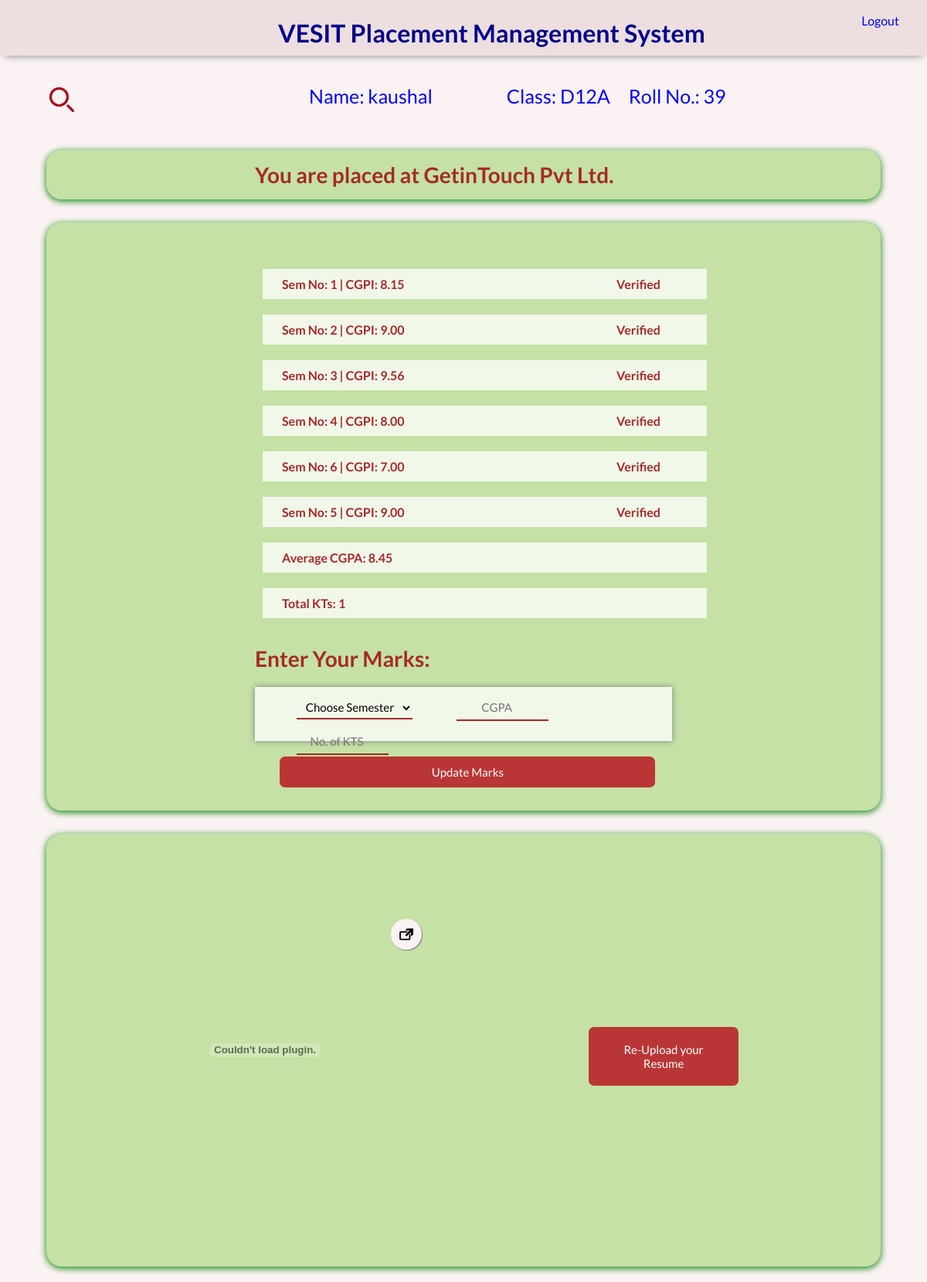
/home/ (signed in), run on the app's committed database.
### tables this page shows
CREATE TABLE `student` (
  `id` bigint(20) NOT NULL,
  `name` varchar(150) NOT NULL,
  `user_id` varchar(150) NOT NULL,
  `password` varchar(50) NOT NULL,
  `branch` varchar(50) NOT NULL,
  `class` varchar(10) NOT NULL,
  `roll_no` int(10) NOT NULL,
  `avgcgpa` decimal(10,2) NOT NULL DEFAULT '0.00',
  `totalkts` int(11) NOT NULL DEFAULT '0',
  `resume` varchar(1000) NOT NULL,
  `placedat` int(11) NOT NULL
);

CREATE TABLE `company` (
  `id` bigint(20) NOT NULL,
  `registrationId` text NOT NULL,
  `name` varchar(500) NOT NULL,
  `email` varchar(500) NOT NULL,
  `password` varchar(50) NOT NULL,
  `vacancy` int(11) NOT NULL,
  `isverified` int(11) NOT NULL DEFAULT '0',
  `limitcgpa` decimal(10,2) NOT NULL DEFAULT '6.50'
);

CREATE TABLE `student_details` (
  `id` bigint(20) NOT NULL,
  `studentId` bigint(20) NOT NULL,
  `semno` int(10) NOT NULL,
  `cgpa` decimal(10,2) NOT NULL DEFAULT '0.00',
  `kts` int(10) NOT NULL DEFAULT '0',
  `isverified` int(11) NOT NULL DEFAULT '0'
);

### home/index.php (the view, shortened to what this page needs)
<!DOCTYPE html>
<?php
global $connect;
$email = $_SESSION['email'];
$query = "SELECT * FROM student where user_id = '$email';";
$res = $connect->query($query);
$row = $res->fetch_array();
$id = $row['id'];
$name = $row['name'];
$class = $row['class'];
$roll_no = $row['roll_no'];
$resume = $row['resume'];
$placedat = $row['placedat'];
$query4 = "SELECT * FROM student_details WHERE studentId = '$id';";
$res4 = $connect->query($query4);
?>
<html lang="en">
<head>
    <link rel="stylesheet" href="home.css?<?php echo time();?>">
</head>
<body>
    <header>
        <h1 id="vpms">VESIT Placement Management System</h1>
        <a href="logout.php"><div id="logout">Logout</div></a>
    </header>
    <div class="student_info">
        <a href="search.php"><div id="searchicon" title="Search job according to your pointer!"></div></a>
        <div id="name">Name: <?php echo $name;?></div>
        <div id="class">Class: <?php echo $class;?></div>
        <div id="rollno">Roll No.: <?php echo $roll_no;?></div>
    </div>
    <?php if($placedat != 0){?>
    <div class="placedat">
        <?php $resmq = mysqli_query($connect, "SELECT * FROM company WHERE id='$placedat';");
        $rowmq = $resmq->fetch_array();?>
        <div id="placetitle">You are placed at <?php echo $rowmq['name'];?></div>
    </div>
    <?php }?>
    <div class="uploadmarks">
        <?php
            if($res4->num_rows != 0){
                ?><div class="sem_details"><?php
                while($row2 = $res4->fetch_array()){
                    ?>
                    <div class="onebox">
                        <div id="semno">Sem No: <?php echo $row2['semno'];?> | CGPI: <?php echo $row2['cgpa'];?></div>
                        <div id="status"><?php if($row2['isverified'] == 0){echo 'verification pending';}else if($row2['isverified'] == 1){echo 'Verified';}else{echo 'Not Correct!'; }?></div>
                    </div>
                    <?php
                }?>
                <div class="onebox">
                    <div id="semno">Average CGPA: <?php echo $row['avgcgpa'];?></div>
                </div>
                <div class="onebox">
                    <div id="semno">Total KTs: <?php echo $row['totalkts'];?></div>
                </div>
                </div><?php
            }
        ?>
        <div id="title">Enter Your Marks: </div>
        <form action="index.php" method="POST" onsubmit="return validate()">
            <div class="form-control">
                <select name="sem" id="sem">
                    <option value="0" selected disabled hidden>Choose Semester</option>
                </select>
                <input type="number" placeholder="CGPA" name="cgpa" id="cgpa" min="0" step="0.01">
                <input type="number" placeholder="No. of KTS" name="kt" id="kt">
            </div>
            <input type="submit" id="submitM" value="Update Marks" name="submitM">
        </form>
    </div>
    <div class="uploadskills">
    <?php if($resume && $resume != ''){?>
        <div class="resume_container">
            <div class="resume">
                <object data="../<?php echo $resume;?>" id="my_resume"></object>
                <a href="../<?php echo $resume;?>" target="_blank" title="Open in new tab"><div id="open_in_new"></div></a>
            </div>
            <div class="reupload">
                <button id="reuploadbutton">Re-Upload your Resume</button>
            </div>
        </div>
    <?php }?>
    </div>
</body>
</html>

### home/home.css (style rules this page uses)
body { margin: 0; font-family: 'Lato', serif; background-color: #FBF3F3; }
header { height: 70px; width: 100%; color: darkblue; padding-top: 2px; background-color: #EDDFDF; box-shadow: 0 6px 10px -6px gray; }
#vpms { float: left; margin-left: 30%; }
#logout { float: right; margin-right: 3%; margin-top: 15px; }
.placedat { margin-top: 30px; width: 90%; margin-left: 5%; float: left; border-radius: 20px; box-shadow: 0 2px 10px green; background-color: #C5E1A5; }
#placetitle { margin-left: 25%; font-size: 18px; color: brown; float: left; margin-top: 15px; margin-bottom: 15px; font-size: 28px; font-weight: bold; }
.student_info { width: 100%; padding-top: 25px; padding-bottom: 15px; float: left; }
#searchicon { float: left; width: 40px; height: 40px; margin-left: 5%; cursor: pointer; background-image: url(../images/search.png); background-size: 80% 80%; background-repeat: no-repeat; background-position: center; }
#name { font-size: 25px; color: blue; float: left; margin-left: 25%; max-width: 400px; }
#class { font-size: 25px; color: blue; float: left; margin-left: 8%; }
#rollno { font-size: 25px; color: blue; float: left; margin-left: 2%; }
.uploadmarks { margin-top: 30px; width: 90%; margin-left: 5%; border-radius: 20px; box-shadow: 0 2px 10px green; float: left; background-color: #C5E1A5; }
#title { margin-left: 25%; font-size: 18px; color: brown; float: left; margin-top: 25px; font-size: 28px; font-weight: bold; }
.form-control { width: 50%; box-shadow: 0 0 8px gray; margin-left: 25%; height: 70px; background: #F1F8E9; float: left; margin-top: 20px; margin-bottom: 20px; }
select { height: 30px; background: transparent; border: none; border-bottom: 2px solid brown; margin-left: 10%; width: 150px; margin-top: 10px; text-align: center; font-family: 'Lato', serif; font-size: 15px; cursor: pointer; }
input[type='number'] { border: none; border-bottom: 2px solid brown; height: 30px; background: transparent; margin-left: 10%; margin-top: 10px; width: 115px; text-align: center; font-family: 'Lato', serif; font-size: 15px; }
.onebox { width: 100%; margin: 10px; background: #F1F8E9; padding: 10px; font-weight: bold; padding-left: 25px; float: left; }
.sem_details { color: brown; width: 50%; margin-left: 25%; margin-top: 50px; float: left; }
#semno { float: left; }
#status { float: right; margin-right: 50px; }
#submitM { background: #BA3636; color: white; float: left; width: 45%; margin-left: 28%; height: 40px; margin-bottom: 30px; border: none; border-radius: 7px; cursor: pointer; font-family: 'Lato', serif; font-size: 15px; }
.uploadskills { margin-top: 30px; width: 90%; margin-left: 5%; border-radius: 20px; box-shadow: 0 2px 10px green; float: left; background-color: #C5E1A5; margin-bottom: 20px; }
.resume_container { float: left; width: 100%; }
.resume { float: left; height: 500px; width: 45%; position: relative; margin: 30px; margin-left: 40px; }
#my_resume { height: 100%; width: 100%; float: left; }
#open_in_new { position: absolute; border-radius: 50%; background-color: #fbf3f3; box-shadow: 1px 1px 1px gray; top: 80px; right: 40px; height: 40px; width: 40px; background-image: url('../images/newtab.png'); background-size: 50% 50%; background-position: center; background-repeat: no-repeat; cursor: pointer; }
.reupload { width: 45%; float: left; position: relative; }
#reuploadbutton { background: #BA3636; color: white; float: left; border: none; border-radius: 7px; cursor: pointer; font-family: 'Lato', serif; font-size: 15px; padding: 20px; margin-top: 250px; margin-left: 30%; width: 40%; }

### data on the page
student: name "kaushal", class "D12A", roll_no "39", avgcgpa "8.45", totalkts "1"
company: name "GetinTouch Pvt Ltd."
student_details: semno "1", cgpa "8.15", isverified "Verified"
student_details: semno "2", cgpa "9.00", isverified "Verified"
student_details: semno "3", cgpa "9.56", isverified "Verified"
student_details: semno "4", cgpa "8.00", isverified "Verified"
student_details: semno "6", cgpa "7.00", isverified "Verified"
student_details: semno "5", cgpa "9.00", isverified "Verified"
